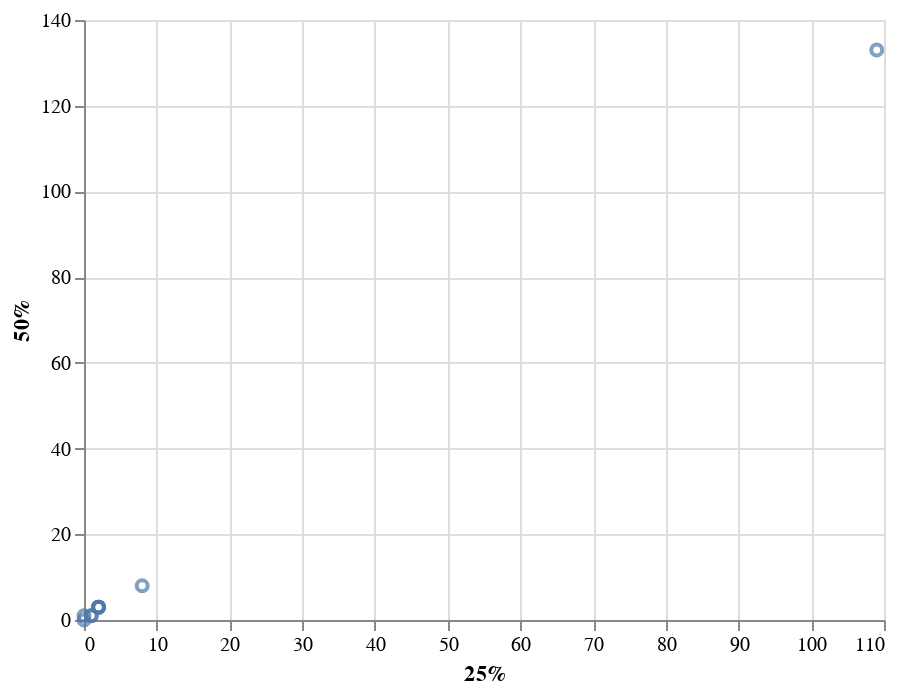

The code cell stored with this chart in its notebook:
### Code cell
# prompt: 25% vs 50%

alt.Chart(summary).mark_point().encode(x='25%', y='50%')

### Figure 1 — Vega-Lite specification as saved in the notebook (floating-point values rounded to 4 significant figures)
{"config": {"view": {"continuousWidth": 400, "continuousHeight": 300}}, "data": {"name": "data-4e232381c51c2a92d5857211d5862b2d"}, "mark": "point", "encoding": {"x": {"field": "25%", "type": "quantitative"}, "y": {"field": "50%", "type": "quantitative"}}, "$schema": "https://vega.github.io/schema/vega-lite/v4.17.0.json", "datasets": {"data-4e232381c51c2a92d5857211d5862b2d": [{"count": 4986.0, "mean": 8.208, "std": 0.464, "min": 8.0, "25%": 8.0, "50%": 8.0, "75%": 8.0, "max": 11.0}, {"count": 4986.0, "mean": 151.4, "std": 72.66, "min": 49.0, "25%": 109.0, "50%": 133.0, "75%": 165.0, "max": 873.0}, {"count": 4986.0, "mean": 1.499, "std": 1.113, "min": 0.0, "25%": 1.0, "50%": 1.0, "75%": 2.0, "max": 6.0}, {"count": 4986.0, "mean": 1.142, "std": 1.001, "min": 0.0, "25%": 0.0, "50%": 1.0, "75%": 2.0, "max": 6.0}, {"count": 4986.0, "mean": 2.815, "std": 1.334, "min": 1.0, "25%": 2.0, "50%": 3.0, "75%": 4.0, "max": 9.0}, {"count": 4986.0, "mean": 2.87, "std": 1.311, "min": 1.0, "25%": 2.0, "50%": 3.0, "75%": 4.0, "max": 9.0}, {"count": 4986.0, "mean": 0.1089, "std": 0.3204, "min": 0.0, "25%": 0.0, "50%": 0.0, "75%": 0.0, "max": 2.0}, {"count": 4986.0, "mean": 1.655, "std": 1.43, "min": 0.0, "25%": 1.0, "50%": 1.0, "75%": 2.0, "max": 17.0}, {"count": 4986.0, "mean": 3.399, "std": 1.927, "min": 1.0, "25%": 2.0, "50%": 3.0, "75%": 4.0, "max": 17.0}, {"count": 4986.0, "mean": 3.382, "std": 1.79, "min": 1.0, "25%": 2.0, "50%": 3.0, "75%": 4.0, "max": 14.0}]}}
